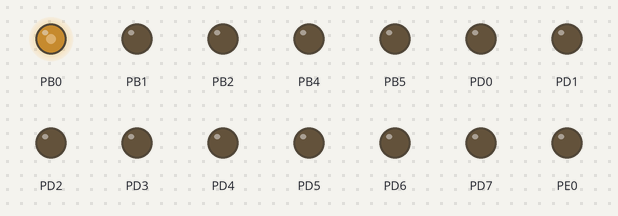
This program was run on a simulated ATmega162, built with avr-gcc and emulated at 8 MHz. Shown: output pins drawn as LEDs (lit = HIGH). At 0.1 s the program stops and its outputs stay as they are.

Above: at 0.2 s.
Timing chart, 0 to 1.6 s (numbered marks = the images above):
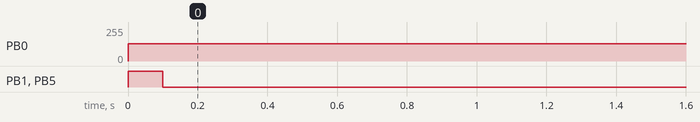

Measured:
- by itself, PB0: 0/255 → 128/255 at 0.00 s
- by itself, PB1, PB5: LOW → HIGH at 0.00 s, → LOW 0.10 s later

The program:

main.c
```c
#include <avr/io.h>
#define  F_CPU 8000000UL
#include <util/delay.h>
void adc(void);
void read_adc(void);


int main(void)
{
    DDRC = 0b00000000;
	DDRE = 0xFF;
	DDRB = 0b00110111;
	DDRD = 0xFF;
	//TCCR2 |= (1 << WGM20 ) | (1 << WGM21) | (1 << COM21) | (1<<CS20);
	TCCR0 |=(1<<WGM01)  | (1<<COM00) | (1<<CS00);
	OCR0 = 2;
	//int x;
	PORTB = 0b00001000;


    while (1)
    {
		adc();
		//x = PINC;
		//OCR2 = x;
    }

}

void adc(void)
{
	PORTE = 0x00;
	read_adc();
}

void read_adc(void)
{

	char num = 0;
	PORTB = PORTB| 0b00100010;
	_delay_ms(100);
	PORTB = PORTB & 0b11011101;
	while((PINB & 0b00110111) == 1);
	while((PINB & 0b00110111) == 0);
	PORTB = PORTB | (0b00110111);
	num = PINC;
	_delay_ms(200);
	PORTB = PORTB & (0b11101111);
	PORTD = num;
}
```
